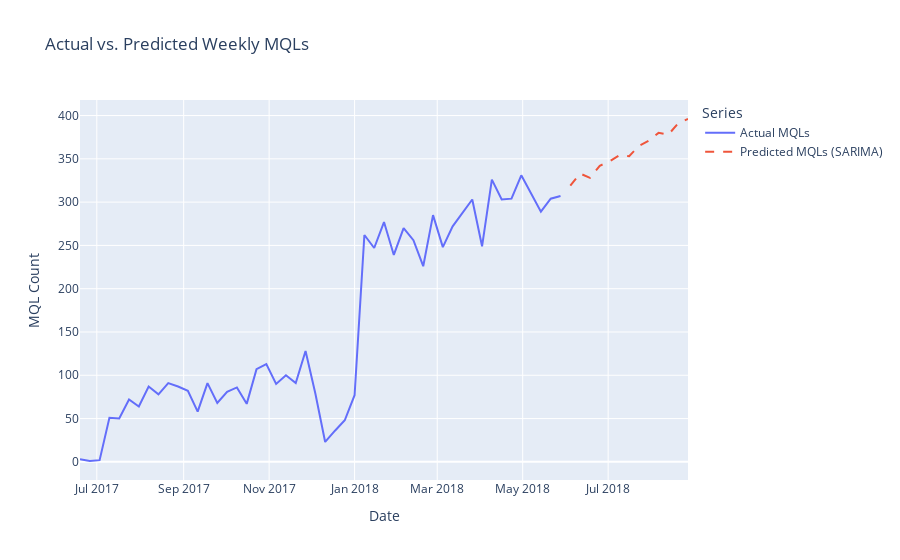

The notebook cell this image was saved under:
### Code cell
# Crear la figura
fig = go.Figure()

# Añadir la traza de datos históricos reales
fig.add_trace(go.Scatter(x=mql_weekly_series_pd_reset.index, y=mql_weekly_series_pd_reset['Actual MQLs'],
                    mode='lines',
                    name='Actual MQLs'))

# Añadir la traza de la predicción
# Asegúrate de que forecast_df no esté vacío después del procesamiento
if not df_predicciones.empty:
    fig.add_trace(go.Scatter(x=df_predicciones.index, y=df_predicciones['Predicted MQLs'],
                        mode='lines',
                        name='Predicted MQLs (SARIMA)',
                        line=dict(dash='dash'))) # Estilo de línea diferente

# Actualizar el layout de la gráfica
fig.update_layout(
    title='Actual vs. Predicted Weekly MQLs',
    xaxis_title='Date',
    yaxis_title='MQL Count',
    legend_title='Series',
    hovermode="x unified" # Mejora la interactividad del tooltip
)

# Mostrar la figura interactiva
fig.show()
